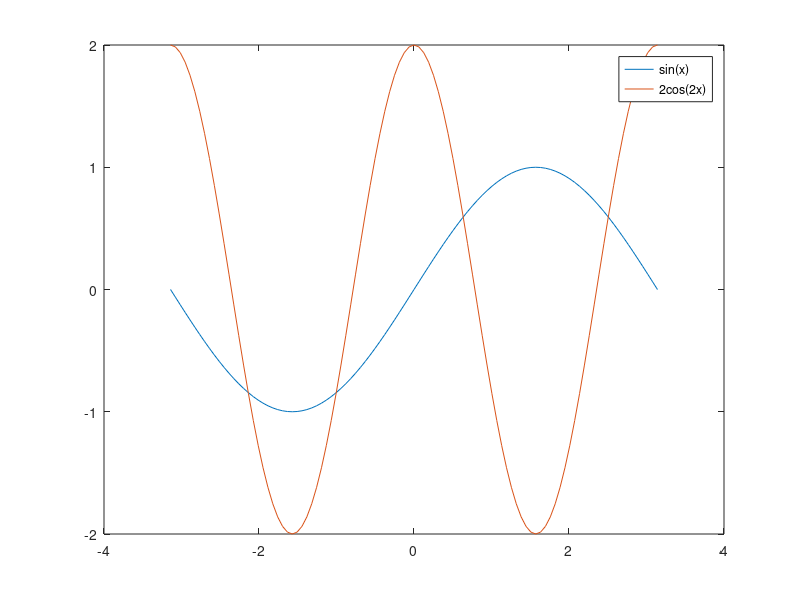
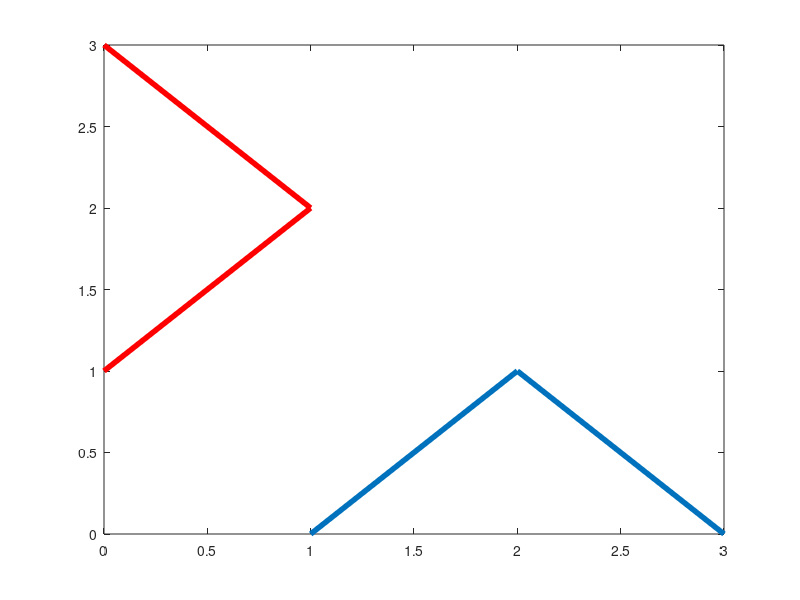

The MATLAB source for these figures, in order:
close all; clear all; clc;
% Kilka wykresów w jednym polu:
x=linspace(-pi,pi,101);
y1=sin(x);
y2=2*cos(2*x);
figure;
plot(x,y1);
hold on;
plot(x,y2);
legend('sin(x)','2cos(2x)');
figure;
x = [1 2 3]; y = [0 1 0];
plot(x,y,'LineWidth',4);
hold on;
plot(y,x,'r','LineWidth',4);